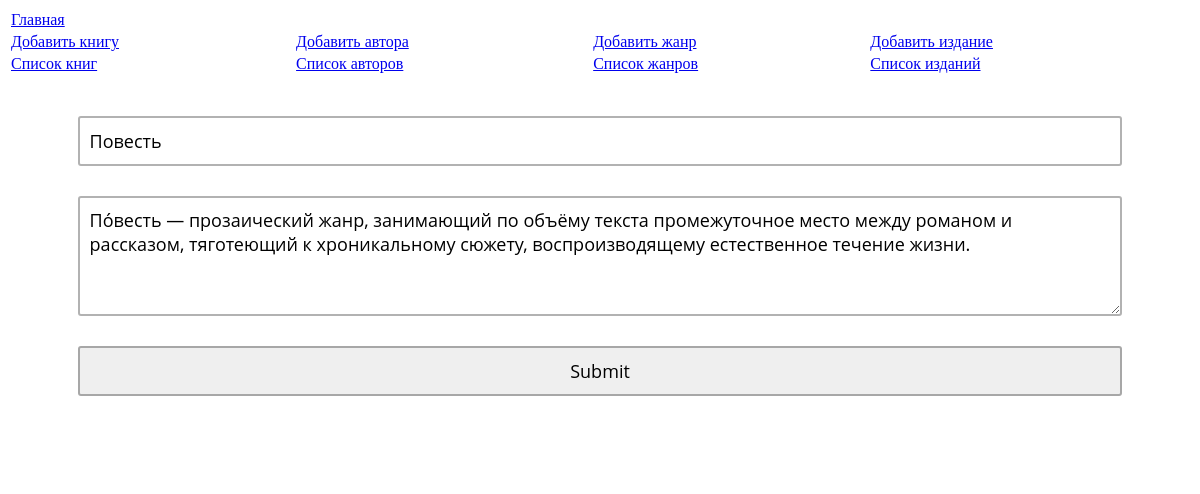
The page /genres?action=edit&id=4 on the database its author committed.
### tables this page shows
CREATE TABLE `genres` (
  `Id` int(11) NOT NULL,
  `Name` varchar(15) NOT NULL,
  `Description` text NOT NULL
);

### genres.php (the view, shortened to what this page needs)
<?
if($action == null){ ?>
<link rel="stylesheet" type="text/css" href="items.css">
<div class="wrapp">
	<?php
	foreach($dbh->query("SELECT * FROM genres") as $genre) : ?>
	<div class="item">
		<?php echo 'Жанр <strong>' . $genre['Name'] . '</strong><br/>' . $genre['Description']; ?> <br/>
		<a href="/genres?action=edit&id=<?php echo $genre['Id']; ?>">Редактировать</a>
	</div>
	<?php endforeach; ?>
</div>
<?php
}
else
{
	?>
	<link rel="stylesheet" type="text/css" href="form.css">
	<?php
	if($action === 'edit')
	{
		$query = $dbh->prepare("SELECT * from genres where Id = ?");
		$query->execute(array($id));
		$genre = $query->fetch();
	}
?>
<form action="/genres?action=<?php echo $action . (($id !== null) ? '&id=' . $id : ''); ?>" method="post">
<input type="text" name="name" value="<?php echo $genre['Name']; ?>"/>
<textarea name="description"><?php echo $genre['Description']; ?></textarea>
<input type="submit" />
</form>
<?php
}

### form.css (style rules this page uses)
form { margin:0 auto; max-width:95%; box-sizing:border-box; padding:40px; border-radius:5px; background: rgba(255,255,255,1); }
input { height:50px; width:100%; border-radius:3px; border:rgba(0,0,0,.3) 2px solid; box-sizing:border-box; font-family: 'Open Sans', sans-serif; font-size:18px; padding:10px; margin-bottom:30px; }
textarea { background: rgba(255, 255, 255, 0.4); width:100%; height: 120px; border:rgba(0,0,0,.3) 2px solid; box-sizing:border-box; -moz-border-radius: 3px; font-size:18px; font-family: 'Open Sans', sans-serif; -webkit-border-radius: 3px; border-radius: 3px; display:block; padding:10px; margin-bottom:30px; overflow:hidden; }

### rows shown on the page
genres: name "Повесть", description "По́весть — прозаический жанр, занимающий по объёму текста промежуточное место между романом и рассказом, тяготеющий к хроникальному сюжету, воспроизводящему естественное течение жизни."
